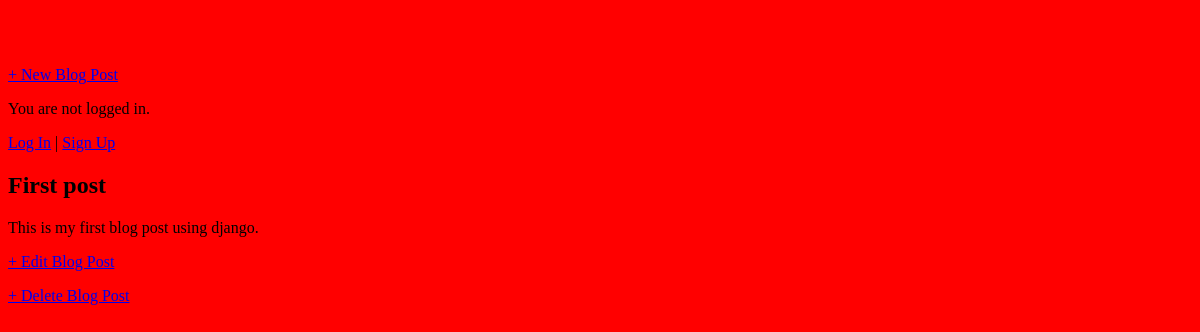
/post/1/, run on an earlier commit of the app's database.
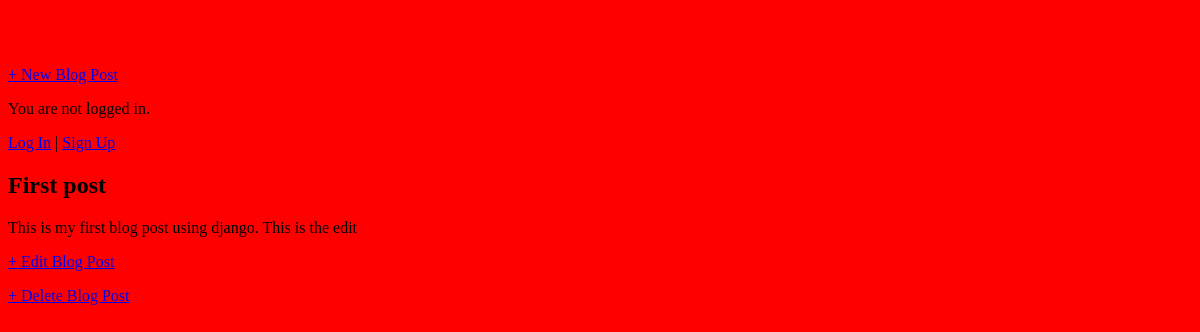
And on a later commit of the database.
### blog/models.py (models this page shows, shortened)
class Post(models.Model):
    title = models.CharField(max_length=200)
    author = models.CharField(max_length=200)
    body = models.TextField()

### blog/views.py (the view)
# urls.py: path("post/<int:pk>/", BlogDetailView.as_view(), name="post_detail"),
class BlogDetailView(DetailView):
    model = Post
    template_name = "post_detail.html"

### templates/post_detail.html
{% extends "base.html" %}
{% block content %}
<div class="post-entry">
<h2>{{ post.title }}</h2>
<p>{{ post.body }}</p>
</div>
<div>
<p><a href="{% url 'post_edit' post.pk %}">+ Edit Blog Post</a></p>
<p><a href="{% url 'post_delete' post.pk %}">+ Delete Blog Post</a></p>
</div>
{% endblock content %}

### templates/base.html (shortened to what this page needs)
{% load static %}
<html>
<head>
  <link href="{% static 'css/base.css' %}" rel="stylesheet">
</head>
<body>
  <div>
  <header>
  <div class="nav-left">
  <h1><a href="{% url 'home' %}">Django blog</a></h1>
  </div>
  <div class="nav-right">
  <a href="{% url 'post_new' %}">+ New Blog Post</a>
  </div>
  </header>
  {% if user.is_authenticated %}
  <p>Hi {{ user.username }}!</p>
  <form action="{% url 'logout' %}" method="post">
    {% csrf_token %}
    <button type="submit">Log Out</button>
  </form>
  {% else %}
  <p>You are not logged in.</p>
  <a href="{% url 'login' %}">Log In</a> |
  <a href="{% url 'signup' %}">Sign Up</a>
  {% endif %}
  {% block content %}
  {% endblock content %}
  </div>
  </body>
</html>

### static/css/base.css (style rules this page uses)
header h1 a { color: red; }
body { background-color: red; }

What changed in the data, as far as the page shows it:
changed Post "First post": body "This is my first blog post using django." → "This is my first blog post using django. This is the edit"
